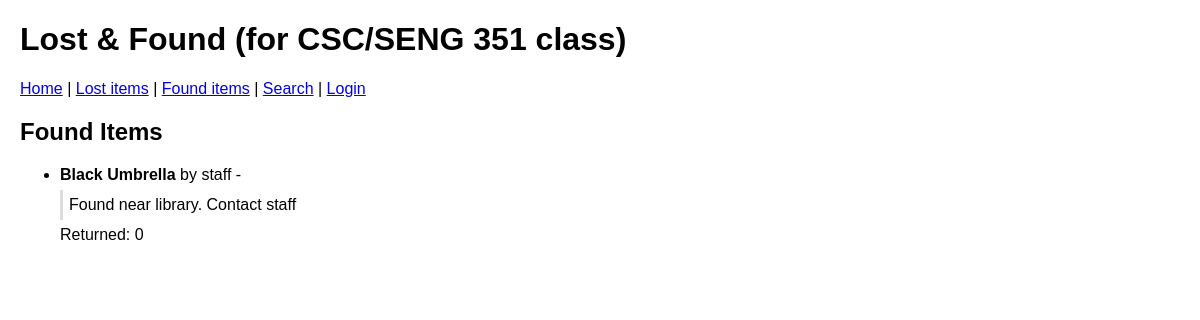
The app's page /found with its own data.
### tables this page shows
CREATE TABLE found_items (
    id INTEGER PRIMARY KEY AUTOINCREMENT,
    posted_by TEXT NOT NULL,
    title TEXT NOT NULL,
    description TEXT,
    image TEXT,
    returned INTEGER DEFAULT 0
);

### app.py (the view)
@app.route('/found')
def found_list():
    db = get_db()
    cur = db.cursor()
    cur.execute("SELECT id, posted_by, title, description, image, returned FROM found_items")
    items = cur.fetchall()
    return render_template('found_list.html', items=items, user=session.get('user'), role=session.get('role'))

### app.py (called while the page is built)
def get_db():
    db = getattr(g, '_database', None)
    if db is None:
        db = g._database = sqlite3.connect(DATABASE)
    return db

@app.teardown_appcontext
def close_connection(exception):
    db = getattr(g, '_database', None)
    if db is not None:
        db.close()

### templates/found_list.html (shortened to what this page needs)
{% extends "base.html" %}
{% block content %}
  <h2>Found Items</h2>
  <ul>
  {% for item in items %}
    <li>
      <strong>{{ item[2] }}</strong> by {{ item[1] }} -
      <div class="desc">{{ item[3]|safe }}</div>
      <div>Returned: {{ item[5] }}</div>
    </li>
  {% endfor %}
  </ul>
{% endblock %}

### static/style.css (style rules this page uses)
body { font-family: Arial, sans-serif; margin: 20px; }
.desc { margin: 6px 0; padding: 6px; border-left: 3px solid #ddd; }

### records on screen
found_items: title "Black Umbrella", posted_by "staff", description "Found near library. Contact staff", returned "0"
